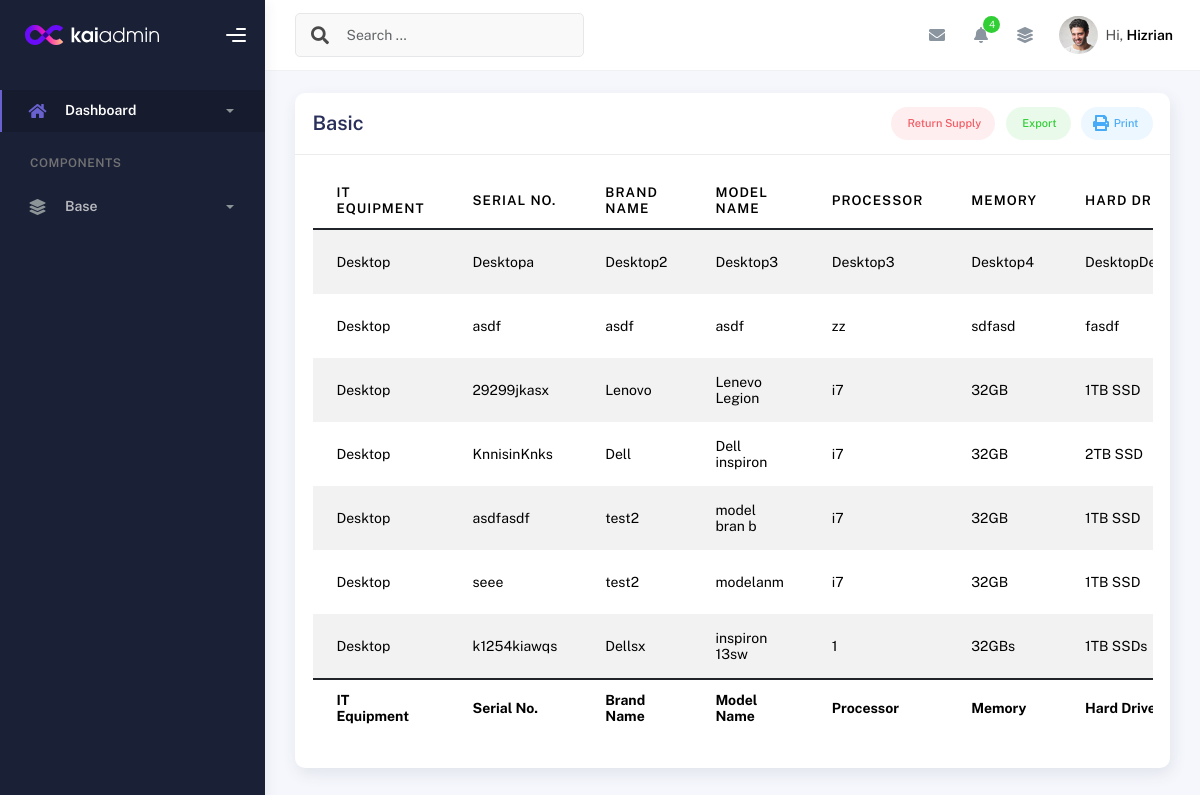
/desktop_all_detailed_view/, run on an earlier commit of the app's database.
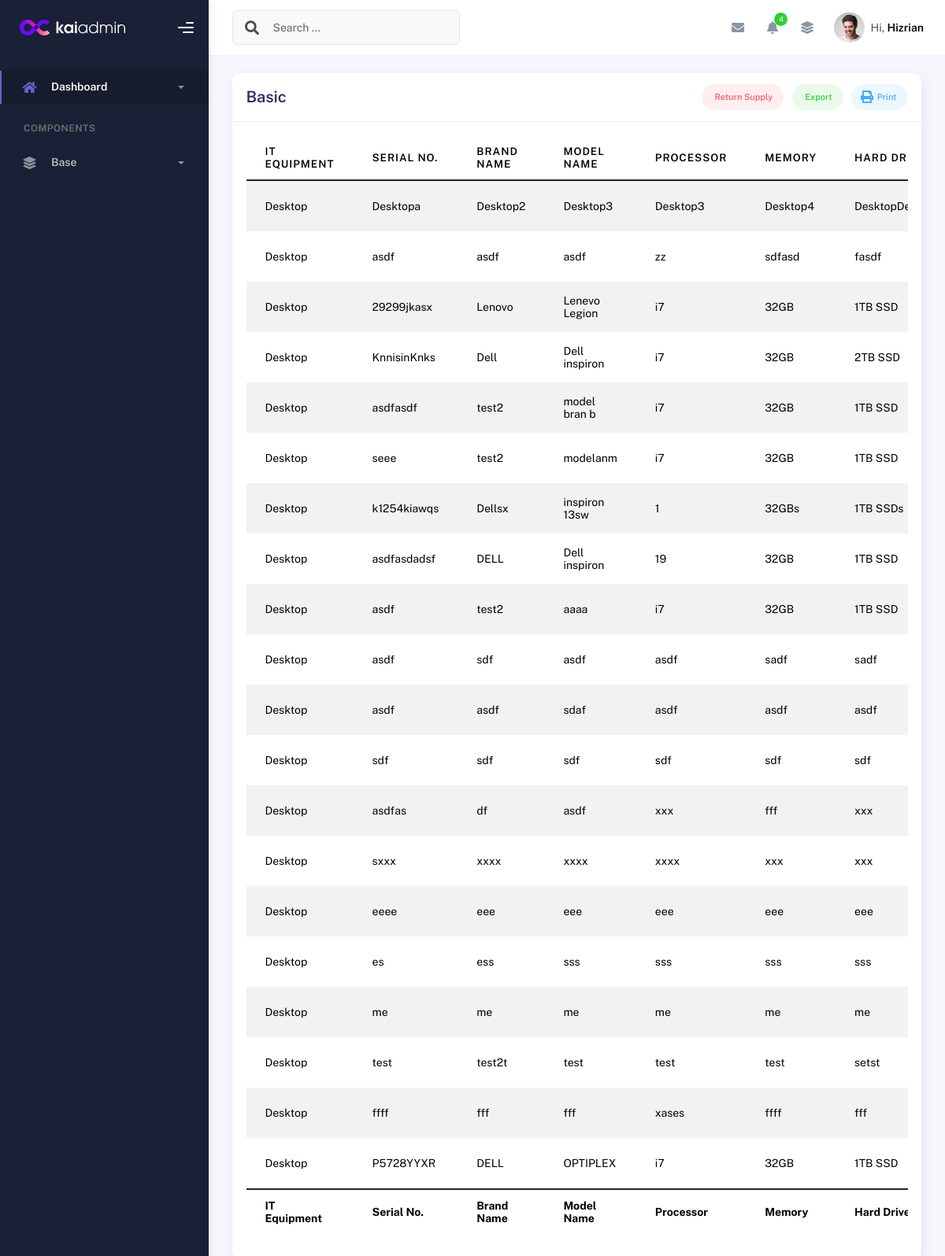
And on a later commit of the database.
### inventory/models.py (models this page shows, shortened)
class DESKTOPPACKAGE(models.Model):
    id = models.AutoField(primary_key=True)
    EQUIPMENT_CHOICES = [
        ('Desktop', 'Desktop'),
        ('Laptop', 'Laptop'),
        ('UPS', 'UPS'),
        ('Mouse', 'Mouse'),
    ]
    name = models.CharField(
        max_length=100,
        choices=EQUIPMENT_CHOICES,  # Use choices here
        default='desktop'  # Default value if needed
    )
    desktop_SerialNo = models.CharField(max_length=100)
    desktop_BrandName = models.CharField(max_length=100)
    desktop_Model = models.CharField(max_length=100)
    desktop_Processor = models.CharField(max_length=33)
    desktop_Memory = models.CharField(max_length=100)
    desktop_Drive = models.CharField(max_length=332)
    desktop_Graphics = models.CharField(max_length=100, blank=True, null=True)
    desktop_Graphics_Size = models.CharField(max_length=100, blank=True, null=True)
    desktop_OS = models.CharField(max_length=100, blank=True, null=True)
    desktop_Office = models.CharField(max_length=100, blank=True, null=True)
    desktop_OS_keys = models.CharField(max_length=100, blank=True, null=True)
    desktop_Office_keys = models.CharField(max_length=100, blank=True, null=True)
    desktop_Image = models.ImageField(upload_to='equipment_images/', blank=True, null=True)  # Add this line
    desktop_Monitor_SN = models.CharField(max_length=100, blank=True, null=True)
    desktop_Monitor_Brand = models.CharField(max_length=100, blank=True, null=True)
    desktop_Monitor_Model = models.CharField(max_length=100, blank=True, null=True)
    desktop_Monitor_Size = models.CharField(max_length=100, blank=True, null=True)
    desktop_Keyboard_SN = models.CharField(max_length=100, blank=True, null=True)
    desktop_keyboard_Brand = models.CharField(max_length=100, blank=True, null=True)
    desktop_keyboard_Model = models.CharField(max_length=100, blank=True, null=True)
    desktop_Mouse_SN = models.CharField(max_length=100, blank=True, null=True)
    desktop_Mouse_Brand = models.CharField(max_length=100, blank=True, null=True)
    desktop_Mouse_Model = models.CharField(max_length=100, blank=True, null=True)
    desktop_UPS_SN = models.CharField(max_length=100, blank=True, null=True)
    desktop_UPS_Brand = models.CharField(max_length=100, blank=True, null=True)
    desktop_UPS_Model = models.CharField(max_length=100, blank=True, null=True)
    desktop_Asset_owner = models.CharField(max_length=100, blank=True, null=True)
    desktop_Asset_designation = models.CharField(max_length=100, blank=True, null=True)
    desktop_Asset_section = models.CharField(max_length=100, blank=True, null=True)
    desktop_Enduser = models.CharField(max_length=100, blank=True, null=True)
    desktop_Enduser_designation = models.CharField(max_length=100, blank=True, null=True)
    desktop_Enduser_section = models.CharField(max_length=100, blank=True, null=True)
    desktop_PAR = models.CharField(max_length=100, blank=True, null=True)
    desktop_Propertyno = models.CharField(max_length=100, blank=True, null=True)
    desktop_Acquisition_Type = models.CharField(max_length=100, blank=True, null=True)
    desktop_Value = models.CharField(max_length=100, blank=True, null=True)
    desktop_Datereceived= models.CharField(max_length=100, blank=True, null=True)
    desktop_Dateinspected = models.CharField(max_length=100, blank=True, null=True)
    desktop_Supplier = models.CharField(max_length=100, blank=True, null=True)
    desktop_Status = models.CharField(max_length=100, blank=True, null=True)
    desktop_Computer_name = models.CharField(max_length=100, blank=True, null=True)
    is_disposed = models.BooleanField(default=False)  # Field to indicate disposal status, Default is False (not disposed)
    disposal_date = models.DateField(null=True, blank=True)  # Optional: Track the date of disposal

### inventory/views.py (the view)
# urls.py: path('desktop_all_detailed_view/', views.all_detailed_view, name='desktop_all_detailed_view'),
def all_detailed_view(request):
    desktop_list = DESKTOPPACKAGE.objects.all()
    return render(request, 'desktop_all_detailed_view.html', {'desktop_List': desktop_list})

### templates/desktop_all_detailed_view.html (shortened to what this page needs)
{% extends 'base.html' %}
{% block content %}
<div class="container">
  <div class="page-inner">
<div class="row">
  <div class="col-md-12">
    <div class="card">
      <div class="card-header">
        <div class="card-head-row">
          <h4 class="card-title">Basic</h4>
          <div class="card-tools">
            <a href="#" class="btn btn-label-danger btn-round btn-sm me-2">
              Return Supply
            </a>
            <a href="#" class="btn btn-label-success btn-round btn-sm me-2">
              Export
            </a>
            <a href="#" class="btn btn-label-info btn-round btn-sm">
              Print
            </a>
          </div>
        </div>
      </div>
      <div class="card-body">
        <div class="table-responsive">
           <table
            id="multi-filter-select"
            class="display table table-striped table-hover"
          >
            <thead>
              <tr>
                <th>IT Equipment</th>
                <th>Serial No.</th>
                <th>Brand Name</th>
                <th>Model Name</th>
                <th>Processor</th>
                <th>Memory</th>
                <th>Hard Drive</th>
              </tr>
            </thead>
            <tfoot>
              <tr>
                <th>IT Equipment</th>
                <th>Serial No.</th>
                <th>Brand Name</th>
                <th>Model Name</th>
                <th>Processor</th>
                <th>Memory</th>
                <th>Hard Drive</th>
              </tr>
            </tfoot>
            <tbody>
              {% for desktop in desktop_List %}
              <tr>
                <td>{{ desktop.name }}</td>
                <td>{{ desktop.desktop_SerialNo }}</td>
                <td>{{ desktop.desktop_BrandName }}</td>
                <td>{{ desktop.desktop_Model }}</td>
                <td>{{ desktop.desktop_Processor }}</td>
                <td>{{ desktop.desktop_Memory }}</td>
                <td>{{ desktop.desktop_Drive }}</td>
              </tr>
              {% endfor %}
            </tbody>
          </table>
        </div>
      </div>
    </div>
  </div>
</div>
</div>
</div>
{% endblock %}

### templates/base.html (shortened to what this page needs)
{% load static %}
<link href="https://stackpath.bootstrapcdn.com/bootstrap/5.1.3/css/bootstrap.min.css" rel="stylesheet">
<link href="https://cdnjs.cloudflare.com/ajax/libs/font-awesome/5.15.4/css/all.min.css" rel="stylesheet">
<!DOCTYPE html>
<html lang="en">
  <head>
    {% block head %}
    <link rel="stylesheet" href="{% static 'css/bootstrap.min.css' %}">
    <link rel="stylesheet" href="{% static 'css/plugins.min.css' %}">
    <link rel="stylesheet" href="{% static 'css/kaiadmin.min.css' %}">
    {% endblock %}
  </head>
  <body>
    {% block sidebar %}
    <div class="wrapper">
      <div class="sidebar" data-background-color="dark">
        <div class="sidebar-logo">
          <div class="logo-header" data-background-color="dark">
            <a href="{% url 'desktop_list_page' %}" class="logo">
              <img
                src="{% static 'img/kaiadmin/logo_light.svg' %}"
                alt="navbar brand"
                class="navbar-brand"
                height="20"
              />
            </a>
            <div class="nav-toggle">
              <button class="btn btn-toggle toggle-sidebar">
                <i class="gg-menu-right"></i>
              </button>
            </div>
          </div>
        </div>
        <div class="sidebar-wrapper scrollbar scrollbar-inner">
          <div class="sidebar-content">
            <ul class="nav nav-secondary">
              <li class="nav-item active">
                <a
                  data-bs-toggle="collapse"
                  href="#dashboard"
                  class="collapsed"
                  aria-expanded="false"
                >
                  <i class="fas fa-home"></i>
                  <p>Dashboard</p>
                  <span class="caret"></span>
                </a>
              </li>
              <li class="nav-section">
                <h4 class="text-section">Components</h4>
              </li>
              <li class="nav-item">
                <a data-bs-toggle="collapse" href="#base">
                  <i class="fas fa-layer-group"></i>
                  <p>Base</p>
                  <span class="caret"></span>
                </a>
              </li>
            </ul>
          </div>
        </div>
      </div>
       {% endblock %}
      {% block navbar %}
      <div class="main-panel">
        <div class="main-header">
          <nav
            class="navbar navbar-header navbar-header-transparent navbar-expand-lg border-bottom"
          >
            <div class="container-fluid">
              <nav
                class="navbar navbar-header-left navbar-expand-lg navbar-form nav-search p-0 d-none d-lg-flex"
              >
                <div class="input-group">
                  <div class="input-group-prepend">
                    <button type="submit" class="btn btn-search pe-1">
                      <i class="fa fa-search search-icon"></i>
                    </button>
                  </div>
                  <input
                    type="text"
                    placeholder="Search ..."
                    class="form-control"
                  />
                </div>
              </nav>
              <ul class="navbar-nav topbar-nav ms-md-auto align-items-center">
                <li class="nav-item topbar-icon dropdown hidden-caret">
                  <a
                    class="nav-link dropdown-toggle"
                    href="#"
                    id="messageDropdown"
                    role="button"
                    data-bs-toggle="dropdown"
                    aria-haspopup="true"
                    aria-expanded="false"
                  >
                    <i class="fa fa-envelope"></i>
                  </a>
                </li>
                <li class="nav-item topbar-icon dropdown hidden-caret">
                  <a
                    class="nav-link dropdown-toggle"
                    href="#"
                    id="notifDropdown"
                    role="button"
                    data-bs-toggle="dropdown"
                    aria-haspopup="true"
                    aria-expanded="false"
                  >
                    <i class="fa fa-bell"></i>
                    <span class="notification">4</span>
                  </a>
                </li>
                <li class="nav-item topbar-icon dropdown hidden-caret">
                  <a
                    class="nav-link"
                    data-bs-toggle="dropdown"
                    href="#"
                    aria-expanded="false"
                  >
                    <i class="fas fa-layer-group"></i>
                  </a>
                </li>
                <li class="nav-item topbar-user dropdown hidden-caret">
                  <a
                    class="dropdown-toggle profile-pic"
                    data-bs-toggle="dropdown"
                    href="#"
                    aria-expanded="false"
                  >
                    <div class="avatar-sm">
                      <img
                        src="assets/img/profile.jpg"
                        alt="..."
                        class="avatar-img rounded-circle"
                      />
                    </div>
                    <span class="profile-username">
                      <span class="op-7">Hi,</span>
                      <span class="fw-bold">Hizrian</span>
                    </span>
                  </a>
                </li>
              </ul>
            </div>
          </nav>
        </div>
 {% endblock %}
{% block content %}{% endblock %}
  </body>
</html>

What changed in the data, as far as the page shows it:
added DESKTOPPACKAGE: name "Desktop", desktop_SerialNo "asdfasdadsf", desktop_BrandName "DELL", desktop_Model "Dell inspiron", desktop_Processor "19", desktop_Memory "32GB", desktop_Drive "1TB SSD"
added DESKTOPPACKAGE: name "Desktop", desktop_SerialNo "asdf", desktop_BrandName "test2", desktop_Model "aaaa", desktop_Processor "i7", desktop_Memory "32GB", desktop_Drive "1TB SSD"
added DESKTOPPACKAGE: name "Desktop", desktop_SerialNo "asdf", desktop_BrandName "sdf", desktop_Model "asdf", desktop_Processor "asdf", desktop_Memory "sadf", desktop_Drive "sadf"
added DESKTOPPACKAGE: name "Desktop", desktop_SerialNo "asdf", desktop_BrandName "asdf", desktop_Model "sdaf", desktop_Processor "asdf", desktop_Memory "asdf", desktop_Drive "asdf"
added DESKTOPPACKAGE: name "Desktop", desktop_SerialNo "sdf", desktop_BrandName "sdf", desktop_Model "sdf", desktop_Processor "sdf", desktop_Memory "sdf", desktop_Drive "sdf"
added DESKTOPPACKAGE: name "Desktop", desktop_SerialNo "asdfas", desktop_BrandName "df", desktop_Model "asdf", desktop_Processor "xxx", desktop_Memory "fff", desktop_Drive "xxx"
added DESKTOPPACKAGE: name "Desktop", desktop_SerialNo "sxxx", desktop_BrandName "xxxx", desktop_Model "xxxx", desktop_Processor "xxxx", desktop_Memory "xxx", desktop_Drive "xxx"
added DESKTOPPACKAGE: name "Desktop", desktop_SerialNo "eeee", desktop_BrandName "eee", desktop_Model "eee", desktop_Processor "eee", desktop_Memory "eee", desktop_Drive "eee"
added DESKTOPPACKAGE: name "Desktop", desktop_SerialNo "es", desktop_BrandName "ess", desktop_Model "sss", desktop_Processor "sss", desktop_Memory "sss", desktop_Drive "sss"
added DESKTOPPACKAGE: name "Desktop", desktop_SerialNo "me", desktop_BrandName "me", desktop_Model "me", desktop_Processor "me", desktop_Memory "me", desktop_Drive "me"
added DESKTOPPACKAGE: name "Desktop", desktop_SerialNo "test", desktop_BrandName "test2t", desktop_Model "test", desktop_Processor "test", desktop_Memory "test", desktop_Drive "setst"
added DESKTOPPACKAGE: name "Desktop", desktop_SerialNo "ffff", desktop_BrandName "fff", desktop_Model "fff", desktop_Processor "xases", desktop_Memory "ffff", desktop_Drive "fff"
added DESKTOPPACKAGE: name "Desktop", desktop_SerialNo "P5728YYXR", desktop_BrandName "DELL", desktop_Model "OPTIPLEX", desktop_Processor "i7", desktop_Memory "32GB", desktop_Drive "1TB SSD"
